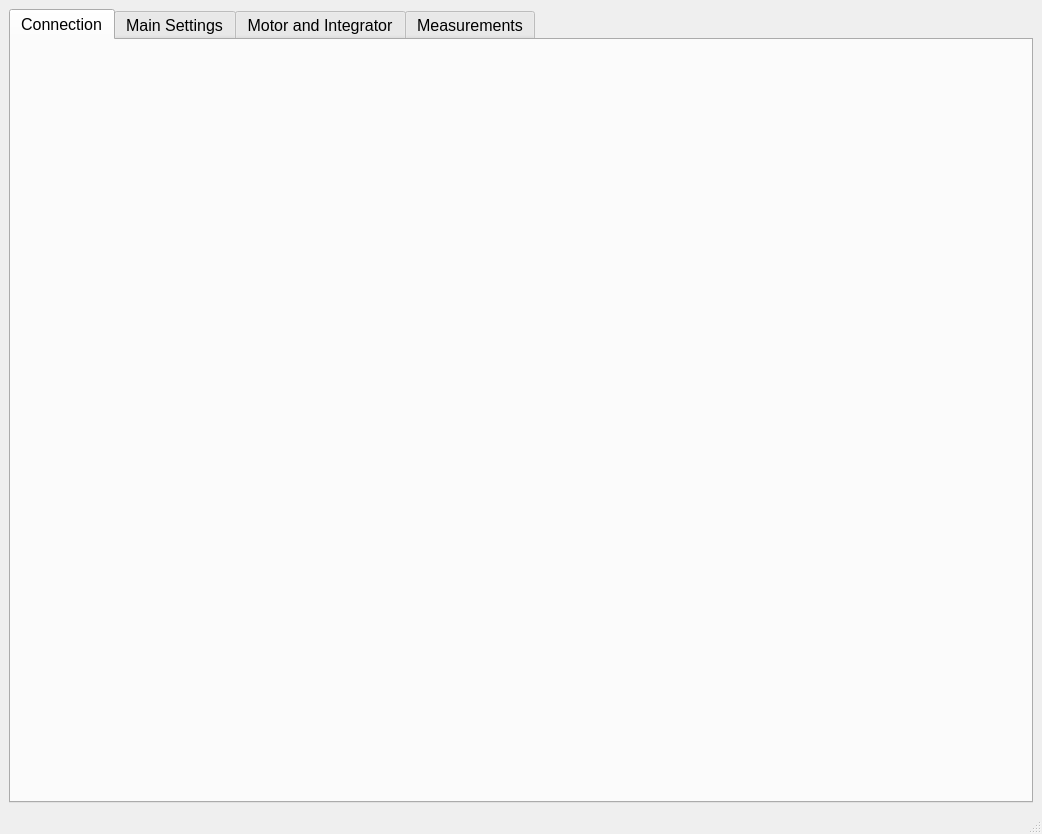
<?xml version="1.0" encoding="UTF-8"?>
<ui version="4.0">
 <class>MainWindow</class>
 <widget class="QMainWindow" name="MainWindow">
  <property name="geometry">
   <rect>
    <x>0</x>
    <y>0</y>
    <width>1042</width>
    <height>834</height>
   </rect>
  </property>
  <property name="windowTitle">
   <string>Stretched Wire</string>
  </property>
  <property name="windowIcon">
   <iconset>
    <normaloff>../../resources/img/lnls.ico</normaloff>../../resources/img/lnls.ico</iconset>
  </property>
  <widget class="QWidget" name="centralwidget">
   <layout class="QGridLayout" name="gridLayout">
    <item row="0" column="0">
     <widget class="QTabWidget" name="twg_main_tab">
      <property name="font">
       <font>
        <pointsize>12</pointsize>
       </font>
      </property>
      <property name="currentIndex">
       <number>0</number>
      </property>
      <widget class="QWidget" name="tab">
       <attribute name="icon">
        <iconset>
         <normaloff>../../resources/img/Connection.png</normaloff>../../resources/img/Connection.png</iconset>
       </attribute>
       <attribute name="title">
        <string>Connection</string>
       </attribute>
       <layout class="QGridLayout" name="gridLayout_2"/>
      </widget>
      <widget class="QWidget" name="tab_2">
       <attribute name="icon">
        <iconset>
         <normaloff>../../resources/img/service_manager.png</normaloff>../../resources/img/service_manager.png</iconset>
       </attribute>
       <attribute name="title">
        <string>Main Settings</string>
       </attribute>
       <layout class="QGridLayout" name="gridLayout_6"/>
      </widget>
      <widget class="QWidget" name="tab_4">
       <attribute name="icon">
        <iconset>
         <normaloff>../../resources/img/kbackgammon_engine.png</normaloff>../../resources/img/kbackgammon_engine.png</iconset>
       </attribute>
       <attribute name="title">
        <string>Motor and Integrator</string>
       </attribute>
       <layout class="QGridLayout" name="gridLayout_12"/>
      </widget>
      <widget class="QWidget" name="tab_3">
       <attribute name="icon">
        <iconset>
         <normaloff>../../resources/img/magnet.png</normaloff>../../resources/img/magnet.png</iconset>
       </attribute>
       <attribute name="title">
        <string>Measurements</string>
       </attribute>
       <layout class="QGridLayout" name="gridLayout_23"/>
      </widget>
     </widget>
    </item>
   </layout>
  </widget>
  <widget class="QMenuBar" name="menubar">
   <property name="geometry">
    <rect>
     <x>0</x>
     <y>0</y>
     <width>1042</width>
     <height>21</height>
    </rect>
   </property>
  </widget>
  <widget class="QStatusBar" name="statusbar"/>
 </widget>
 <resources/>
 <connections/>
</ui>
